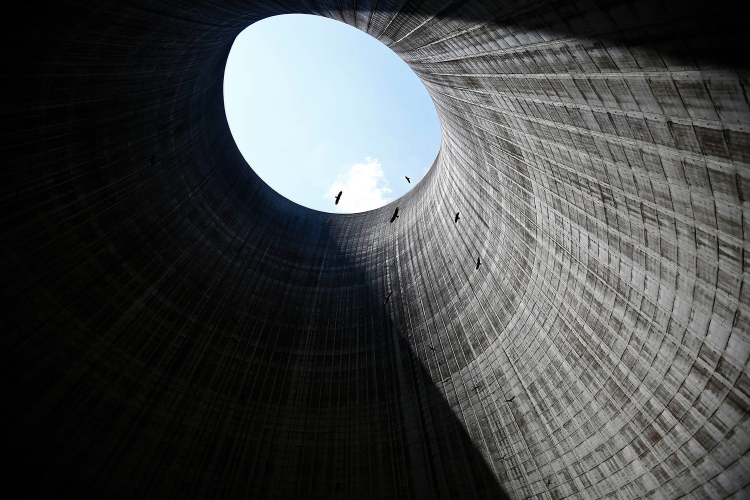
#> input picture 03_imageProcessing/hisdemo.jpg, 1500 x 1000 px, found by its file name (shown at 1/2 size)
$ python histogram.py
#> lines starting #> are read from the running program, lines starting #| are printed output that depends on the picture
# 绘制图片直方图
import cv2
import numpy as np
import matplotlib.pyplot as plt

img = cv2.imread('F:/OpenCV/python-cv2/python-cv2/03_imageProcessing/hisdemo.jpg',0) #直接读为灰度图像
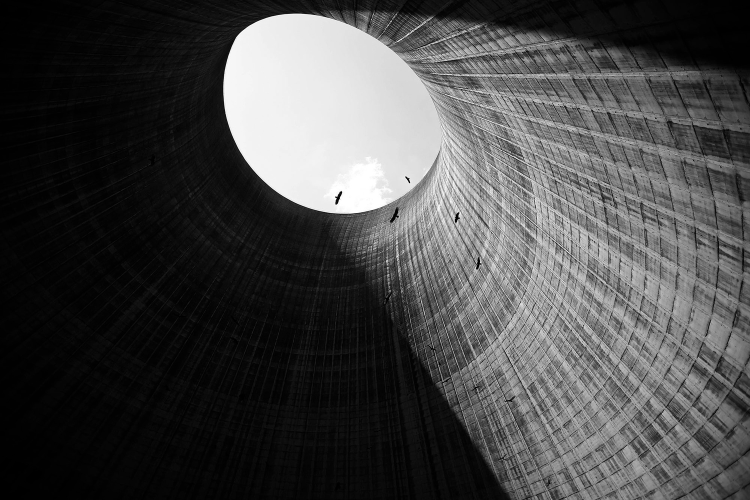
#> img: shape (1000, 1500) (shown at 1/2 size); min 0, max 255, mean 72.4
#opencv方法读取-cv2.calcHist（速度最快）
#图像，通道[0]-灰度图，掩膜-无，灰度级，像素范围
hist_cv = cv2.calcHist([img],[0],None,[256],[0,256])
#> hist_cv = 256 values, max 70548 at index 2, min 419 at index 249, mean 5859.4
#numpy方法读取-np.histogram()
hist_np,bins = np.histogram(img.ravel(),256,[0,256])
#> hist_np has the same summary as hist_cv; bins = 257 values from 0 to 256
#numpy的另一种方法读取-np.bincount()（速度=10倍法2）
hist_np2 = np.bincount(img.ravel(),minlength=256)
#> hist_np2 has the same summary as hist_cv
plt.subplot(221),plt.imshow(img,'gray')
plt.subplot(222),plt.plot(hist_cv)
plt.subplot(223),plt.plot(hist_np)
plt.subplot(224),plt.plot(hist_np2)
plt.show()
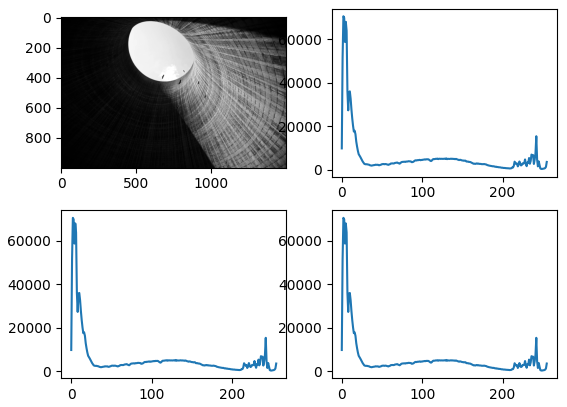
#> figure drawn by matplotlib, 4 panels; panel 2: curve peaks at x = 2, y = 70548; panel 3: curve peaks at x = 2, y = 70548; panel 4: curve peaks at x = 2, y = 70548
